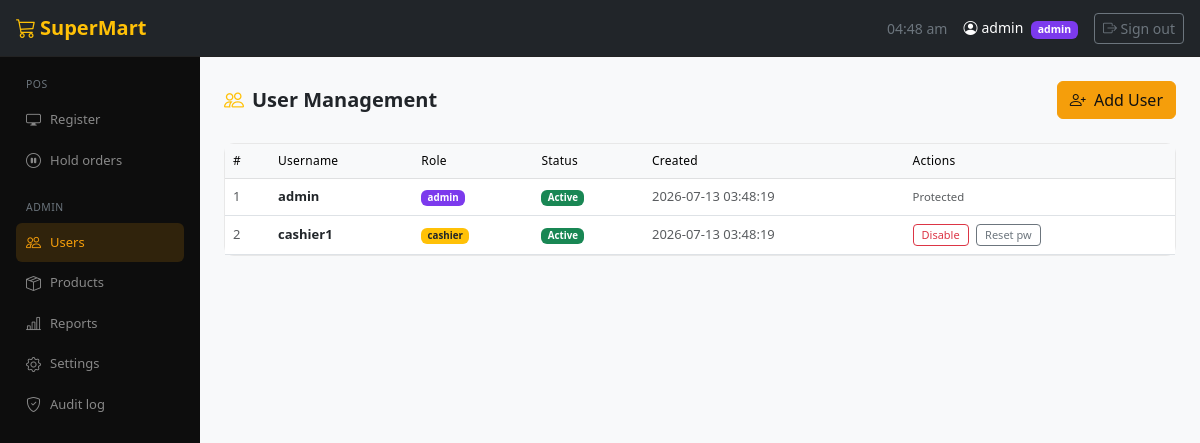
The page /admin/users.php (signed in) on the database its author committed.
### tables this page shows
CREATE TABLE IF NOT EXISTS settings (
    id INT AUTO_INCREMENT PRIMARY KEY,
    setting_key VARCHAR(100) NOT NULL UNIQUE,
    setting_value TEXT,
    updated_at DATETIME DEFAULT CURRENT_TIMESTAMP ON UPDATE CURRENT_TIMESTAMP
);

CREATE TABLE IF NOT EXISTS users (
    id INT AUTO_INCREMENT PRIMARY KEY,
    username VARCHAR(50) NOT NULL UNIQUE,
    password VARCHAR(255) NOT NULL,
    role ENUM('admin','cashier') NOT NULL DEFAULT 'cashier',
    status ENUM('Active','Inactive') NOT NULL DEFAULT 'Active',
    created_at DATETIME DEFAULT CURRENT_TIMESTAMP,
    updated_at DATETIME DEFAULT CURRENT_TIMESTAMP ON UPDATE CURRENT_TIMESTAMP
);

### includes/config.php (called while the page is built, shortened)
<?php
function getDB(): PDO {
    static $pdo = null;
    if ($pdo === null) {
        try {
            $dsn = "mysql:host=" . DB_HOST . ";dbname=" . DB_NAME . ";charset=utf8mb4";
            $pdo = new PDO($dsn, DB_USER, DB_PASS, [
                PDO::ATTR_ERRMODE            => PDO::ERRMODE_EXCEPTION,
                PDO::ATTR_DEFAULT_FETCH_MODE => PDO::FETCH_ASSOC,
                PDO::ATTR_EMULATE_PREPARES   => false,
            ]);
        } catch (PDOException $e) {
            die(json_encode(['error' => 'Database connection failed: ' . $e->getMessage()]));
        }
    }
    return $pdo;
}
function isAdmin(): bool {
    return isset($_SESSION['role']) && $_SESSION['role'] === 'admin';
}
function getSetting(string $key, string $default = ''): string {
    $db = getDB();
    $stmt = $db->prepare("SELECT setting_value FROM settings WHERE setting_key = ?");
    $stmt->execute([$key]);
    $row = $stmt->fetch();
    return $row ? $row['setting_value'] : $default;
}
?>

### admin/users.php (the view, shortened to what this page needs)
<?php
require_once __DIR__ . '/../includes/config.php';
$db = getDB();
$users = $db->query("SELECT * FROM users ORDER BY role, username")->fetchAll();
include __DIR__ . '/../includes/header.php';
?>
<div class="d-flex justify-content-between align-items-center mb-4">
  <h5 class="mb-0 fw-semibold"><i class="bi bi-people text-warning me-2"></i>User Management</h5>
  <button class="btn btn-warning" data-bs-toggle="modal" data-bs-target="#addUserModal">
    <i class="bi bi-person-plus me-1"></i> Add User
  </button>
</div>
<div class="card">
  <div class="table-responsive">
    <table class="table table-hover mb-0">
      <thead class="table-light">
        <tr>
          <th>#</th><th>Username</th><th>Role</th><th>Status</th><th>Created</th><th>Actions</th>
        </tr>
      </thead>
      <tbody>
        <?php foreach ($users as $u): ?>
        <tr>
          <td class="text-muted small"><?= $u['id'] ?></td>
          <td class="fw-semibold"><?= htmlspecialchars($u['username']) ?></td>
          <td>
            <span class="badge <?= $u['role']==='admin' ? 'bg-purple' : 'bg-warning text-dark' ?>">
              <?= $u['role'] ?>
            </span>
          </td>
          <td>
            <span class="badge <?= $u['status']==='Active' ? 'bg-success' : 'bg-secondary' ?>">
              <?= $u['status'] ?>
            </span>
          </td>
          <td class="text-muted small"><?= $u['created_at'] ?></td>
          <td>
            <?php if ($u['role'] !== 'admin'): ?>
            <form method="POST" class="d-inline">
              <button class="btn btn-xs btn-outline-<?= $u['status']==='Active'?'danger':'success' ?>">
                <?= $u['status']==='Active' ? 'Disable' : 'Enable' ?>
              </button>
            </form>
            <button class="btn btn-xs btn-outline-secondary ms-1"
                    onclick="showResetModal(<?= $u['id'] ?>, '<?= htmlspecialchars($u['username']) ?>')">
              Reset pw
            </button>
            <?php else: ?>
            <span class="text-muted small">Protected</span>
            <?php endif; ?>
          </td>
        </tr>
        <?php endforeach; ?>
      </tbody>
    </table>
  </div>
</div>
<?php include __DIR__ . '/../includes/footer.php'; ?>

### includes/header.php (shortened to what this page needs)
<?php
$storeName = getSetting('store_name', 'SuperPOS');
$currentPage = basename($_SERVER['PHP_SELF']);
?>
<!DOCTYPE html>
<html lang="en">
<head>
<link rel="stylesheet" href="https://cdn.jsdelivr.net/npm/bootstrap@5.3.0/dist/css/bootstrap.min.css">
<link rel="stylesheet" href="https://cdn.jsdelivr.net/npm/bootstrap-icons@1.11.0/font/bootstrap-icons.css">
<link rel="stylesheet" href="<?= BASE_URL ?>/assets/css/style.css">
</head>
<body>
<nav class="navbar navbar-expand-lg navbar-dark bg-dark px-3 py-2">
  <a class="navbar-brand fw-semibold text-warning" href="#">
    <i class="bi bi-cart3 me-1"></i><?= htmlspecialchars($storeName) ?>
  </a>
  <div class="ms-auto d-flex align-items-center gap-3">
    <span class="text-secondary small" id="clockDisplay"></span>
    <span class="text-white small">
      <i class="bi bi-person-circle me-1"></i><?= htmlspecialchars($_SESSION['username']) ?>
      <span class="badge <?= isAdmin() ? 'bg-purple' : 'bg-warning text-dark' ?> ms-1">
        <?= htmlspecialchars($_SESSION['role']) ?>
      </span>
    </span>
    <a href="<?= BASE_URL ?>/logout.php" class="btn btn-sm btn-outline-secondary">
      <i class="bi bi-box-arrow-right"></i> Sign out
    </a>
  </div>
</nav>
<div class="d-flex" style="min-height:calc(100vh - 56px)">
<div class="sidebar bg-black text-white" style="width:200px;min-height:calc(100vh - 56px);flex-shrink:0">
  <div class="p-3">
    <div class="sidebar-section text-uppercase text-secondary small mb-1" style="font-size:.65rem;letter-spacing:.05em">POS</div>
    <a href="<?= BASE_URL ?>/cashier/pos.php" class="sidebar-link <?= $currentPage==='pos.php'?'active':'' ?>">
      <i class="bi bi-display"></i> Register
    </a>
    <a href="<?= BASE_URL ?>/cashier/hold.php" class="sidebar-link <?= $currentPage==='hold.php'?'active':'' ?>">
      <i class="bi bi-pause-circle"></i> Hold orders
    </a>
    <?php if (isAdmin()): ?>
    <div class="sidebar-section text-uppercase text-secondary small mt-3 mb-1" style="font-size:.65rem;letter-spacing:.05em">Admin</div>
    <a href="<?= BASE_URL ?>/admin/users.php" class="sidebar-link <?= $currentPage==='users.php'?'active':'' ?>">
      <i class="bi bi-people"></i> Users
    </a>
    <a href="<?= BASE_URL ?>/admin/products.php" class="sidebar-link <?= $currentPage==='products.php'?'active':'' ?>">
      <i class="bi bi-box-seam"></i> Products
    </a>
    <a href="<?= BASE_URL ?>/admin/reports.php" class="sidebar-link <?= $currentPage==='reports.php'?'active':'' ?>">
      <i class="bi bi-bar-chart-line"></i> Reports
    </a>
    <a href="<?= BASE_URL ?>/admin/settings.php" class="sidebar-link <?= $currentPage==='settings.php'?'active':'' ?>">
      <i class="bi bi-gear"></i> Settings
    </a>
    <a href="<?= BASE_URL ?>/admin/audit.php" class="sidebar-link <?= $currentPage==='audit.php'?'active':'' ?>">
      <i class="bi bi-shield-check"></i> Audit log
    </a>
    <?php endif; ?>
  </div>
</div>
<div class="flex-grow-1 p-4 bg-body-tertiary">

### assets/css/style.css (style rules this page uses)
:root { --pos-amber: #f59e0b; --pos-amber-dark: #d97706; --pos-bg-dark: #111; --pos-sidebar: #0d0d0d; }
.sidebar { background: var(--pos-sidebar) !important; }
.sidebar-link { display: flex; align-items: center; gap: 8px; padding: 8px 10px; border-radius: 6px; color: #888; text-decoration: none; font-size: 13px; margin-bottom: 2px; transition: all .15s; }
.sidebar-link.active { background: rgba(245, 158, 11, 0.15); color: var(--pos-amber); }
.sidebar-link i, .sidebar-link .bi { width: 16px; font-size: 15px; }
.sidebar-section { font-size: 10px; color: #444; padding: 4px 10px; letter-spacing: .05em; text-transform: uppercase; }
.card { border: 1px solid rgba(0,0,0,.09); border-radius: 10px; }
.btn-warning { background-color: var(--pos-amber); border-color: var(--pos-amber); color: #111; font-weight: 500; }
.btn-xs { padding: 2px 8px; font-size: 11px; border-radius: 4px; }
.bg-purple { background-color: #7c3aed !important; }
.navbar { border-bottom: 1px solid #222; }
.table th { font-size: 12px; font-weight: 500; letter-spacing: .02em; }
.table td { font-size: 13px; vertical-align: middle; }

### rows shown on the page
settings: setting_value "SuperMart"
users: id "1", username "admin", role "admin", status "Active", created_at "2026-07-13 03:48:19", shows "Protected"
users: id "2", username "cashier1", role "cashier", status "Active", created_at "2026-07-13 03:48:19", shows "Disable"

### other values the page prints
$_SESSION['username'] "admin"
$_SESSION['role'] "admin"
